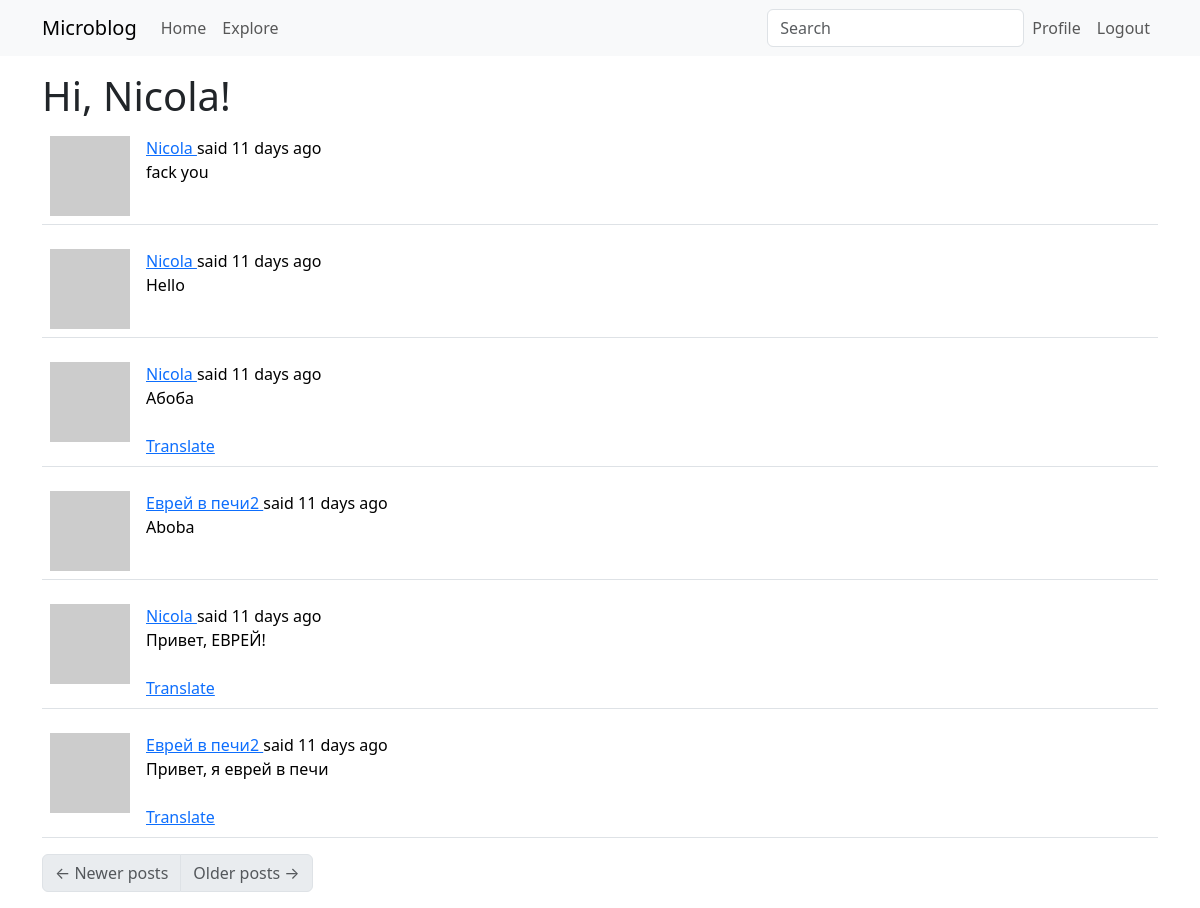
Screenshot of /explore (signed in) with the database file from the repository.
### app/models.py (models this page shows, shortened)
class User(UserMixin, db.Model):
    id: so.Mapped[int] = so.mapped_column(primary_key=True)
    username: so.Mapped[str] = so.mapped_column(sa.String(64), index=True,
                                                unique=True)
    email: so.Mapped[str] = so.mapped_column(sa.String(120), index=True,
                                             unique=True)
    password_hash: so.Mapped[Optional[str]] = so.mapped_column(sa.String(256))
    about_me: so.Mapped[Optional[str]] = so.mapped_column(sa.String(140))
    last_seen: so.Mapped[Optional[datetime]] = so.mapped_column(
        default=lambda: datetime.now(timezone.utc))
    posts: so.WriteOnlyMapped['Post'] = so.relationship(
        back_populates='author')
    following: so.WriteOnlyMapped['User'] = so.relationship(
        secondary=followers, primaryjoin=(followers.c.follower_id == id),
        secondaryjoin=(followers.c.followed_id == id),
        back_populates='followers')
    followers: so.WriteOnlyMapped['User'] = so.relationship(
        secondary=followers, primaryjoin=(followers.c.followed_id == id),
        secondaryjoin=(followers.c.follower_id == id),
        back_populates='following')
    def avatar(self, size):
        digest = md5(self.email.lower().encode('utf-8')).hexdigest()
        return f'https://www.gravatar.com/avatar/{digest}?d=identicon&s={size}'

class SearchableMixin(object):
    @classmethod
    def before_commit(cls, session):
        session._changes = {
            'add': list(session.new),
            'update': list(session.dirty),
            'delete': list(session.deleted)
        }
    @classmethod
    def after_commit(cls, session):
        for obj in session._changes['add']:
            if isinstance(obj, SearchableMixin):
                add_to_index(obj)
        for obj in session._changes['update']:
            if isinstance(obj, SearchableMixin):
                add_to_index(obj)
        for obj in session._changes['delete']:
            if isinstance(obj, SearchableMixin):
                remove_from_index(obj)
        session._changes = None

class Post(SearchableMixin, db.Model):
    __searchable__ = ['body']
    id: so.Mapped[int] = so.mapped_column(primary_key=True)
    body: so.Mapped[str] = so.mapped_column(sa.String(140))
    timestamp: so.Mapped[datetime] = so.mapped_column(
        index=True, default=lambda: datetime.now(timezone.utc))
    user_id: so.Mapped[int] = so.mapped_column(sa.ForeignKey(User.id),
                                               index=True)
    language: so.Mapped[Optional[str]] = so.mapped_column(sa.String(5))
    author: so.Mapped[User] = so.relationship(back_populates='posts')

### app/main/routes.py (the view)
@bp.route('/explore')
@login_required
def explore():
    page = request.args.get('page', 1, type=int)
    query = sa.select(Post).order_by(Post.timestamp.desc())
    posts = db.paginate(query, page=page,
                        per_page=current_app.config['POSTS_PER_PAGE'],
                        error_out=False)
    next_url = url_for('main.explore', page=posts.next_num) \
        if posts.has_next else None
    prev_url = url_for('main.explore', page=posts.prev_num) \
        if posts.has_prev else None
    return render_template('index.html', title=_('Explore'),
                           posts=posts.items, next_url=next_url,
                           prev_url=prev_url)

### app/main/forms.py
class SearchForm(FlaskForm):
    q = StringField(_l('Search'), validators=[DataRequired()])
    def __init__(self, *args, **kwargs):
        if 'formdata' not in kwargs:
            kwargs['formdata'] = request.args
        if 'csrf_enabled' not in kwargs:
            kwargs['csrf_enabled'] = False
        super(SearchForm, self).__init__(*args, **kwargs)

### app/__init__.py (called while the page is built)
def get_locale():
    return request.accept_languages.best_match(current_app.config['LANGUAGES'])

### app/main/routes.py (called while the page is built)
@bp.before_app_request
def before_request():
    if current_user.is_authenticated:
        current_user.last_seen = datetime.now(timezone.utc)
        db.session.commit()
        g.search_form = SearchForm()
    g.locale = str(get_locale())

### app/models.py (called while the page is built)
@login.user_loader
def load_user(id):
    return db.session.get(User, int(id))

### app/templates/index.html (shortened to what this page needs)
{% extends "base.html" %}
{% import "bootstrap_wtf.html" as wtf %}
{% block content %}
    <h1>{{ _('Hi, %(username)s!', username=current_user.username) }}</h1>
    {% for post in posts %}
        {% include '_post.html' %}
    {% endfor %}
    <nav aria-label="Post navigation">
        <ul class="pagination">
            <li class="page-item{% if not prev_url %} disabled{% endif %}">
                <a class="page-link" href="{{ prev_url }}">
                    <span aria-hidden="true">&larr;</span> {{ _('Newer posts') }}
                </a>
            </li>
            <li class="page-item{% if not next_url %} disabled{% endif %}">
                <a class="page-link" href="{{ next_url }}">
                    {{ _('Older posts') }} <span aria-hidden="true">&rarr;</span>
                </a>
            </li>
        </ul>
    </nav>
{% endblock %}

### app/templates/_post.html (shortened to what this page needs)
    <table class="table table-hover">
        <tr>
            <td width="70px">
                <a href="{{ url_for('main.user', username=post.author.username) }}">
                    <img src="{{ post.author.avatar(70) }}" />
                </a>
            </td>
            <td>
                {{ _('%(username)s said %(when)s',
                    username=user_link, when=moment(post.timestamp).fromNow()) }}
                <br>
                <span id="post{{ post.id }}">{{ post.body }}</span>
                {% if post.language and post.language != g.locale %}
                <br><br>
                <span id="translation{{ post.id }}">
                    <a href="javascript:translate(
                                'post{{ post.id }}',
                                'translation{{ post.id }}',
                                '{{ post.language }}',
                                '{{ g.locale }}');">{{ _('Translate') }}</a>
                </span>
                {% endif %}
            </td>
        </tr>
    </table>

### rows the page displays
Post: body "fack you"
Post: body "Hello"
Post: body "Абоба"
Post: body "Aboba"
Post: body "Привет, ЕВРЕЙ!"
Post: body "Привет, я еврей в печи"
